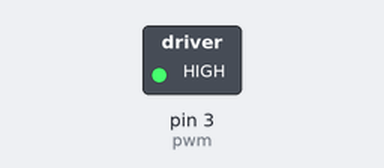
The sketch below on a simulated Arduino Uno, built with avr-gcc and run on an emulated ATmega328P. On the bench: switched loads named in the sketch (green lamp = pin HIGH). Dashed ring = blinking.

Above: at 0.2 s.
Timing chart, 0 to 3.0 s (numbered marks = the images above):
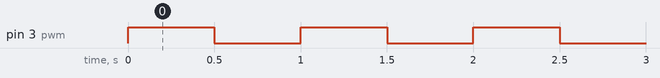

Measured:
- by itself, pin 3 (pwm): alternates HIGH for 0.50 s and LOW for 0.50 s

The sketch:

motor_11.7.2021.ino
```cpp
#define pwm 3

void setup() {
  // put your setup code here, to run once:
  pinMode(pwm,OUTPUT);
  digitalWrite(pwm,LOW);

}

void loop() {
  digitalWrite(pwm,HIGH);
  delay(500);
  digitalWrite(pwm,LOW);
  delay(500);
}
```
